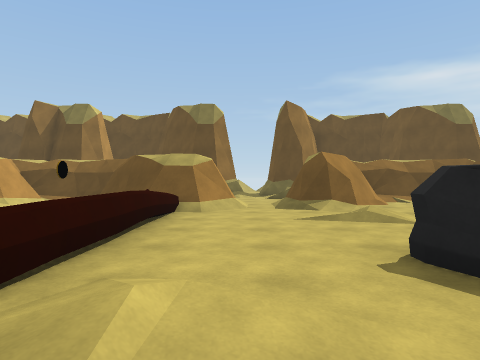
view 1 (above)

21 first-person views from a walk through a Unity game level. The camera is 1.2 m above the floor, looks level and sees 75° across. The floor is counted in squares, 2 m on a side. Each view is taken from the middle of a square. On the plan, view 1 faces up. The plan holds only what a view shows up to about 9 squares ahead; the rest is blank.

view 2
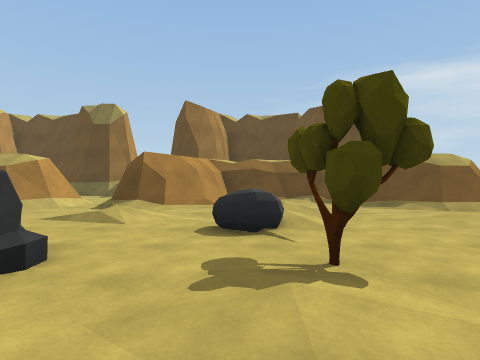

view 3
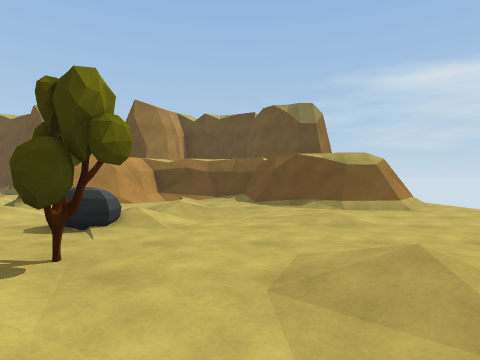

view 4
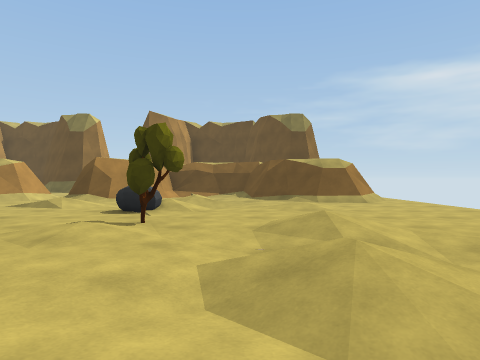

view 5
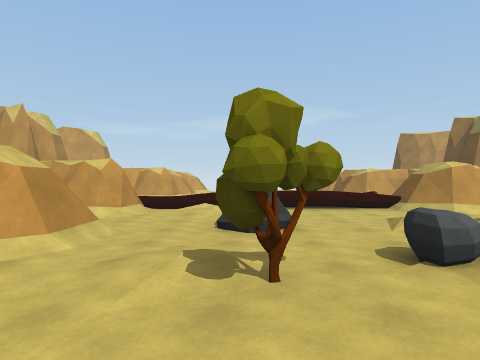

view 6
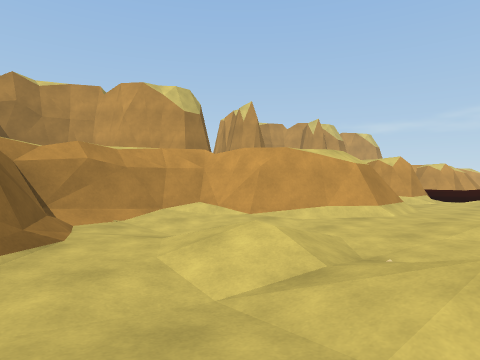

view 7
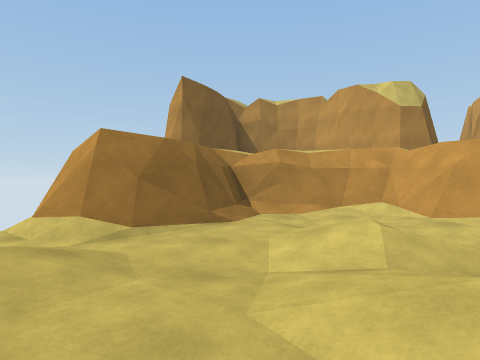

view 8
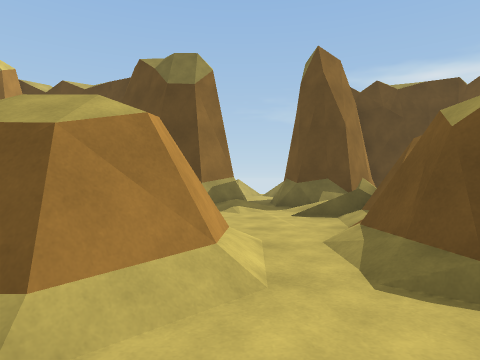

view 9
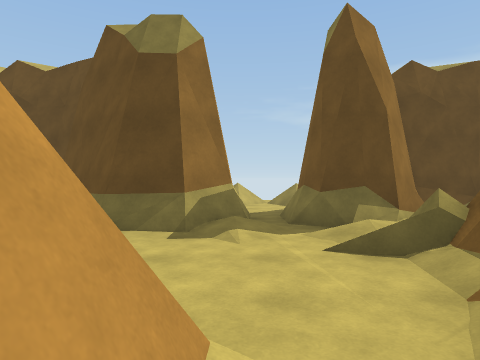

view 10
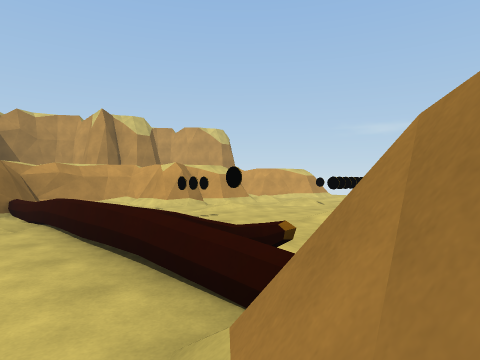

view 11
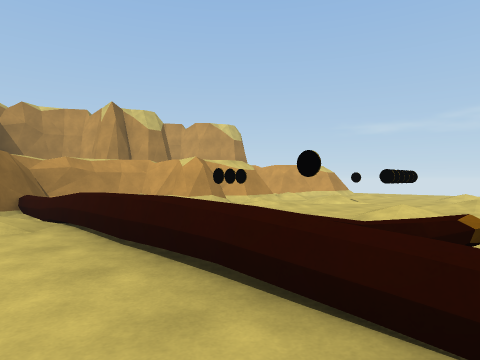

view 12
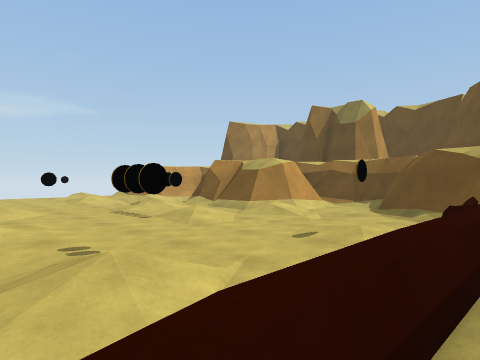

view 13
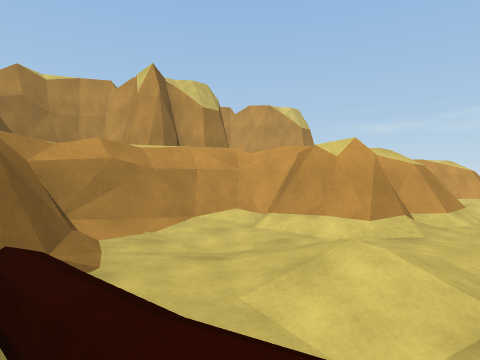

view 14
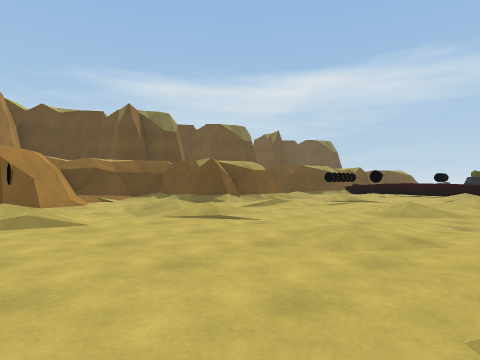

view 15
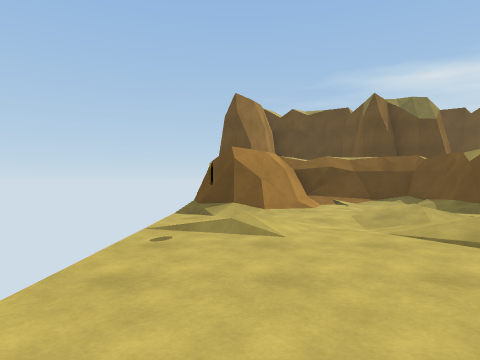

view 16
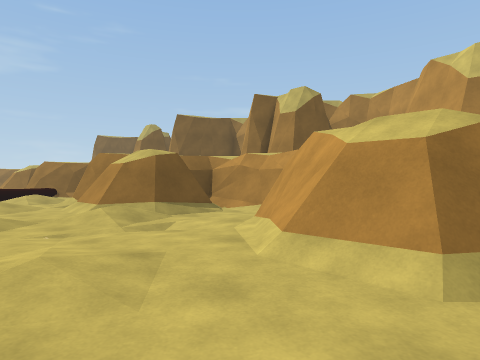

view 17
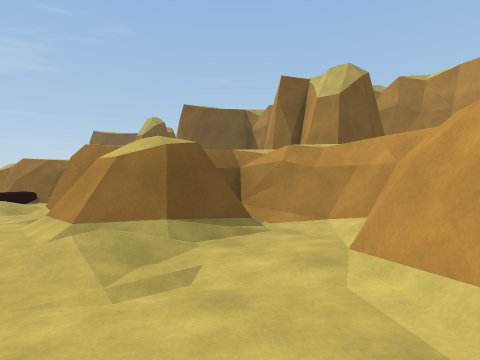

view 18
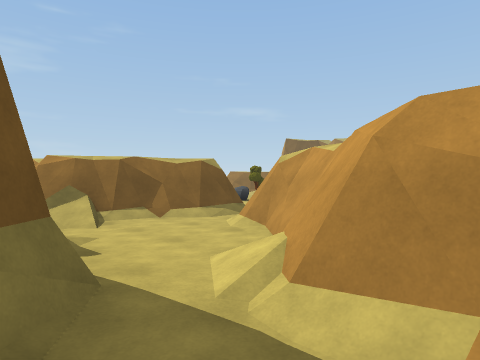

view 19
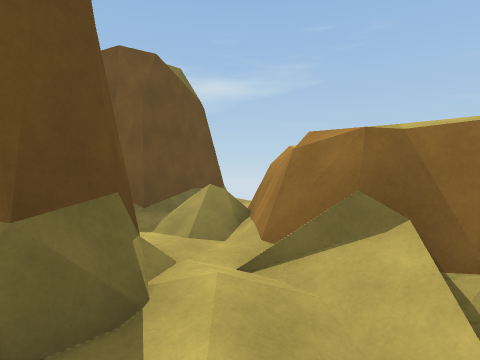

view 20
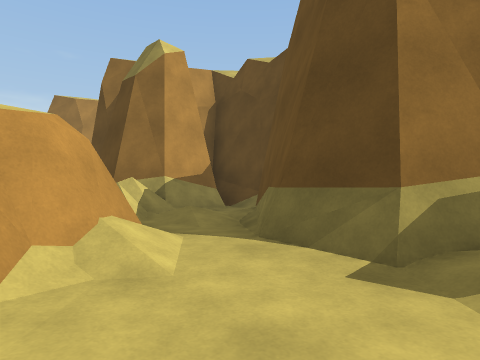

view 21
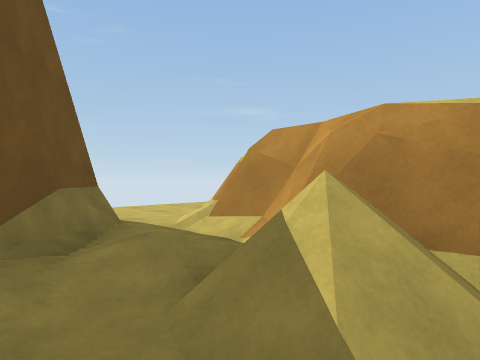

### Floor plan
Key: @ floor where view 1 was taken; # wall or solid block; . main floor; : floor 0.25 m higher than the main floor; - floor 0.25 m lower than the main floor; / step, stairs or slope; = window, fence, low wall or low ledge; R rock; T tree; O other object.
Columns run from 14 left of view 1 to 10 right of it. Each row starts with its distance up from view 1.
 14          ###      ####
 13          #/##  ###///##
 12         ##//#####/////##
 11          =/../:.///=/../
 10          ###/...######/..
  9   ##### #####...###### ..
  8  ##.-/###/.###//##.-/###/
  7 ##/../###/./##//#/.../##/
  6 .../:..//:-./=..../:..//.
  5 .:.//.:.....==..:.//.....
  4 ..../..../..O.....R/.....
  3 ............==...........
  2 ......:....:.=..R..T.:..
  1 ..........-.-.......-.-.
  0 .///.////=/:.=@.///.//../
 -1  ###/.####...##.###/...##
 -2    ##.## #.-/##   ##..##
 -3     ##########     ####

Where each view was taken, in squares from view 1:
view 1: 0 up, 0 right, facing up
view 2: 0 up, 4 right, facing up
view 3: 0 up, 6 right, facing up
view 4: 2 down, 6 right, facing up
view 5: 2 up, 7 right, facing left
view 6: 2 up, 9 right, facing down-left
view 7: 3 up, 8 right, facing down
view 8: 5 up, 0 right, facing up
view 9: 7 up, 0 right, facing up
view 10: 7 up, 0 right, facing down-left
view 11: 6 up, 0 right, facing down-left
view 12: 1 up, 1 left, facing up-left
view 13: 1 up, 1 left, facing down-left
view 14: 0 up, 14 left, facing up-right
view 15: 1 up, 13 left, facing up
view 16: 2 up, 13 left, facing down-right
view 17: 1 up, 11 left, facing down-right
view 18: 12 up, 4 left, facing down-right
view 19: 11 up, 0 right, facing right
view 20: 9 up, 0 right, facing up-left
view 21: 13 up, 4 right, facing down-right
